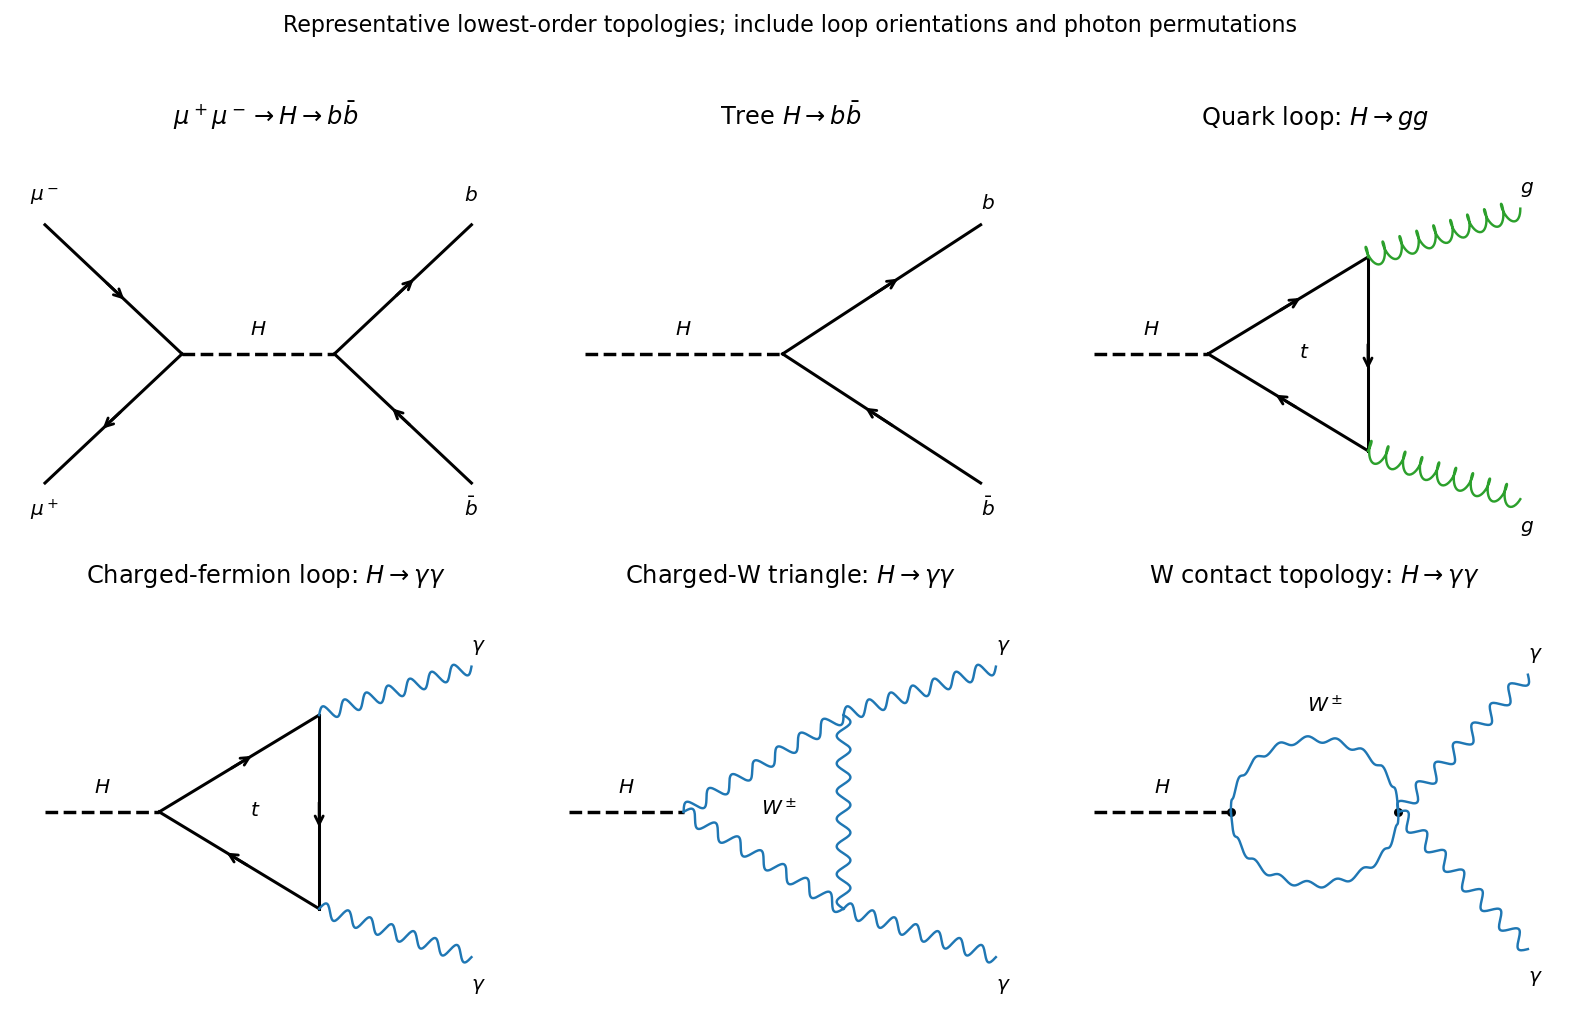

Write Python code to recreate this figure.
from pathlib import Path
import numpy as np
import matplotlib
matplotlib.use('Agg')
import matplotlib.pyplot as plt
plt.rcParams.update({'font.size':10,'axes.spines.top':False,'axes.spines.right':False})

fig,axs=plt.subplots(2,3,figsize=(11,6.8))
def line(ax,p,q,kind='fermion',arrow=True,label=None):
 p=np.array(p,float);q=np.array(q,float);d=q-p;norm=np.array([-d[1],d[0]])/np.linalg.norm(d)
 if kind=='higgs':ax.plot(*np.array([p,q]).T,ls='--',lw=1.7,color='black')
 elif kind in ['photon','gluon','W']:
  t=np.linspace(0,1,240);freq=7 if kind!='gluon' else 9;amp=.045 if kind!='gluon' else .065
  z=p[:,None]+d[:,None]*t+norm[:,None]*amp*np.sin(2*np.pi*freq*t)
  if kind=='gluon':z+=d[:,None]/np.linalg.norm(d)*.025*(np.cos(2*np.pi*freq*t)-1)
  ax.plot(*z,lw=1.2,color='tab:blue' if kind!='gluon' else 'tab:green')
 else:
  ax.plot(*np.array([p,q]).T,color='black',lw=1.5)
  if arrow:ax.annotate('',xy=p+.6*d,xytext=p+.43*d,arrowprops={'arrowstyle':'->','color':'black','lw':1.4})
 if label:ax.text(*(p+.5*d+norm*.12),label,ha='center',fontsize=10)
def setup(ax,title):ax.set(xlim=(-1.6,1.7),ylim=(-1.15,1.35),title=title);ax.axis('off')
a=axs[0,0];setup(a,r'$\mu^+\mu^-\to H\to b\bar b$')
line(a,(-1.4,.8),(-.5,0));line(a,(-.5,0),(-1.4,-.8));line(a,(-.5,0),(.5,0),'higgs',label='$H$');line(a,(.5,0),(1.4,.8));line(a,(1.4,-.8),(.5,0))
for xy,lab in [((-1.5,.95),r'$\mu^-$'),((-1.5,-1),r'$\mu^+$'),((1.35,.95),'$b$'),((1.35,-1),r'$\bar b$')]:a.text(*xy,lab)
a=axs[0,1];setup(a,r'Tree $H\to b\bar b$');line(a,(-1.3,0),(0,0),'higgs',label='$H$');line(a,(0,0),(1.3,.8));line(a,(1.3,-.8),(0,0));a.text(1.3,.9,'$b$');a.text(1.3,-1,r'$\bar b$')
def triangle(ax,out,inside,title):
 setup(ax,title);A=(-.65,0);B=(.4,.6);C=(.4,-.6);line(ax,(-1.4,0),A,'higgs',label='$H$')
 for p,q in [(A,B),(B,C),(C,A)]:line(ax,p,q,'fermion' if inside=='t' else 'W',arrow=inside=='t')
 line(ax,B,(1.4,.9),out);line(ax,C,(1.4,-.9),out)
 ax.text(-.02,-.02,'$t$' if inside=='t' else r'$W^\pm$',ha='center')
 lab='$g$' if out=='gluon' else r'$\gamma$';ax.text(1.4,1,lab);ax.text(1.4,-1.1,lab)
triangle(axs[0,2],'gluon','t',r'Quark loop: $H\to gg$')
triangle(axs[1,0],'photon','t',r'Charged-fermion loop: $H\to\gamma\gamma$')
triangle(axs[1,1],'photon','W',r'Charged-W triangle: $H\to\gamma\gamma$')
a=axs[1,2];setup(a,r'W contact topology: $H\to\gamma\gamma$');line(a,(-1.4,0),(-.5,0),'higgs',label='$H$')
t=np.linspace(0,np.pi,260)
for sign in [-1,1]:
 x=.05-.55*np.cos(t);y=sign*.45*np.sin(t);dy=.02*np.sin(18*t);a.plot(x,y+dy,color='tab:blue',lw=1.2)
a.text(0,.62,r'$W^\pm$');line(a,(.6,0),(1.45,.85),'photon');line(a,(.6,0),(1.45,-.85),'photon');a.text(1.45,.95,r'$\gamma$');a.text(1.45,-1.05,r'$\gamma$');a.scatter([-.5,.6],[0,0],s=12,color='black')
fig.suptitle('Representative lowest-order topologies; include loop orientations and photon permutations',fontsize=11,y=1.02)

fig.tight_layout()
fig.savefig(Path(__file__).stem+'.png',dpi=145,facecolor='white',bbox_inches='tight')
plt.close(fig)
